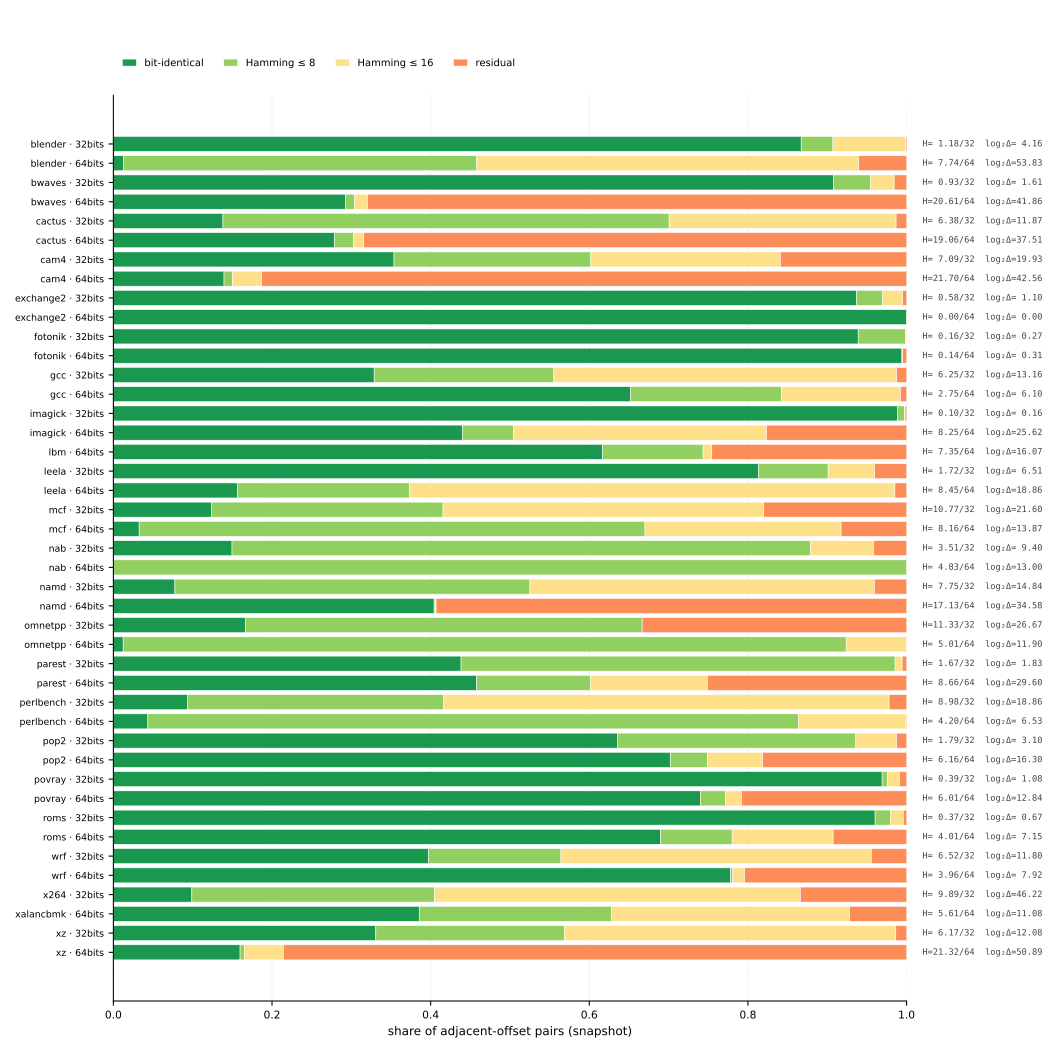

The Python source for this figure:
#!/usr/bin/env python3
"""Spatial delta-coverage between physically-adjacent offsets in the snapshot.

For each (bench, alloc_type) pair the query records nested coverage
fractions: bit-identical ⊂ Hamming ≤ 8 ⊂ Hamming ≤ 16 ⊂ residual. The
figure renders these as a four-segment stacked bar per row, with mean
Hamming and mean log-delta annotated in the right margin. Direct
measurement of how much spatial value similarity a delta encoder could
exploit on the bench's final-state snapshot.
"""
from pathlib import Path

import matplotlib.pyplot as plt
import numpy as np
import pandas as pd

HERE = Path(__file__).resolve().parent
OUT  = HERE / "figure.svg"

SEGMENTS = [
    ("bit-identical",   "#1a9850"),  # darkest green: most compressible
    ("Hamming ≤ 8",     "#91cf60"),
    ("Hamming ≤ 16",    "#fee08b"),
    ("residual",        "#fc8d59"),  # orange: needs full word
]


def main() -> None:
    df = pd.read_csv(HERE / "result.csv")
    df["row"] = df["bench"] + " · " + df["alloc_type"]
    df = df.sort_values(["bench", "alloc_type"]).reset_index(drop=True)

    pairs = df["pairs"].astype(float).replace(0, np.nan)
    f_id = (df["bit_identical"] / pairs).fillna(0.0)
    f_8  = ((df["delta_le_8b"]  - df["bit_identical"]) / pairs).fillna(0.0)
    f_16 = ((df["delta_le_16b"] - df["delta_le_8b"])   / pairs).fillna(0.0)
    f_rest = (1.0 - (f_id + f_8 + f_16)).clip(lower=0.0)

    fracs = np.column_stack([f_id, f_8, f_16, f_rest])

    n = len(df)
    fig, ax = plt.subplots(figsize=(11.0, max(4.5, 0.22 * n + 1.5)))
    y = np.arange(n)

    left = np.zeros(n)
    for k, (label, color) in enumerate(SEGMENTS):
        ax.barh(y, fracs[:, k], left=left,
                color=color, edgecolor="white", linewidth=0.4,
                height=0.78, label=label)
        left = left + fracs[:, k]

    ax.set_yticks(y)
    ax.set_yticklabels(df["row"].tolist(), fontsize=7)
    ax.invert_yaxis()
    ax.set_xlim(0, 1.0)
    ax.set_xlabel("share of adjacent-offset pairs (snapshot)", fontsize=9)
    ax.tick_params(axis="x", labelsize=8)
    ax.grid(axis="x", linestyle=":", alpha=0.4)
    ax.set_axisbelow(True)
    for spine in ("top", "right"):
        ax.spines[spine].set_visible(False)

    # Right-margin annotations: mean Hamming and mean log-delta.
    for i, r in df.iterrows():
        h = r["mean_hamming"]
        ld = r["mean_log_delta"]
        max_h = 64 if r["alloc_type"] == "64bits" else 32
        txt = f"H={h:5.2f}/{max_h}  log₂Δ={ld:5.2f}"
        ax.text(1.02, i, txt, ha="left", va="center",
                fontsize=6.5, color="#444", family="monospace",
                transform=ax.get_yaxis_transform())

    ax.legend(loc="lower left", bbox_to_anchor=(0.0, 1.02),
              ncol=4, fontsize=7.5, frameon=False, handlelength=1.4)

    fig.tight_layout(rect=(0, 0, 1, 0.96))
    fig.savefig(OUT, format="svg")
    print(f"wrote {OUT}")


if __name__ == "__main__":
    main()
